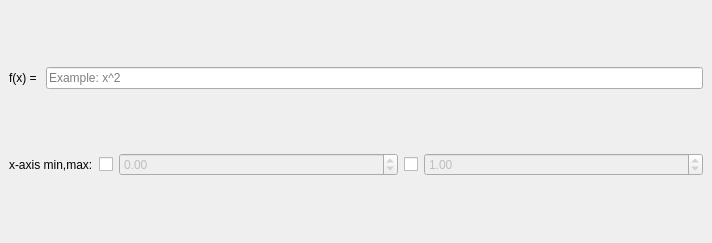
<?xml version="1.0" encoding="UTF-8"?>
<ui version="4.0">
 <class>MainWindow</class>
 <widget class="QMainWindow" name="MainWindow">
  <property name="geometry">
   <rect>
    <x>0</x>
    <y>0</y>
    <width>712</width>
    <height>243</height>
   </rect>
  </property>
  <property name="windowTitle">
   <string>MainWindow</string>
  </property>
  <widget class="QWidget" name="centralwidget">
   <layout class="QVBoxLayout" name="verticalLayout">
    <item>
     <layout class="QHBoxLayout" name="horizontalLayout">
      <item>
       <widget class="QLabel" name="formulaLabel">
        <property name="text">
         <string>f(x) = </string>
        </property>
       </widget>
      </item>
      <item>
       <widget class="QLineEdit" name="formulaEdit">
        <property name="placeholderText">
         <string>Example: x^2</string>
        </property>
       </widget>
      </item>
     </layout>
    </item>
    <item>
     <layout class="QHBoxLayout" name="horizontalLayout_2" stretch="0,0,1,0,1">
      <property name="sizeConstraint">
       <enum>QLayout::SetMinimumSize</enum>
      </property>
      <item>
       <widget class="QLabel" name="label">
        <property name="text">
         <string>x-axis min,max:</string>
        </property>
       </widget>
      </item>
      <item>
       <widget class="QCheckBox" name="xMinFix">
        <property name="text">
         <string/>
        </property>
       </widget>
      </item>
      <item>
       <widget class="QDoubleSpinBox" name="xMin">
        <property name="enabled">
         <bool>false</bool>
        </property>
        <property name="minimum">
         <double>-100.000000000000000</double>
        </property>
        <property name="value">
         <double>0.000000000000000</double>
        </property>
       </widget>
      </item>
      <item>
       <widget class="QCheckBox" name="xMaxFix">
        <property name="text">
         <string/>
        </property>
       </widget>
      </item>
      <item>
       <widget class="QDoubleSpinBox" name="xMax">
        <property name="enabled">
         <bool>false</bool>
        </property>
        <property name="minimum">
         <double>-100.000000000000000</double>
        </property>
        <property name="value">
         <double>1.000000000000000</double>
        </property>
       </widget>
      </item>
     </layout>
    </item>
   </layout>
  </widget>
 </widget>
 <resources/>
 <connections/>
</ui>
